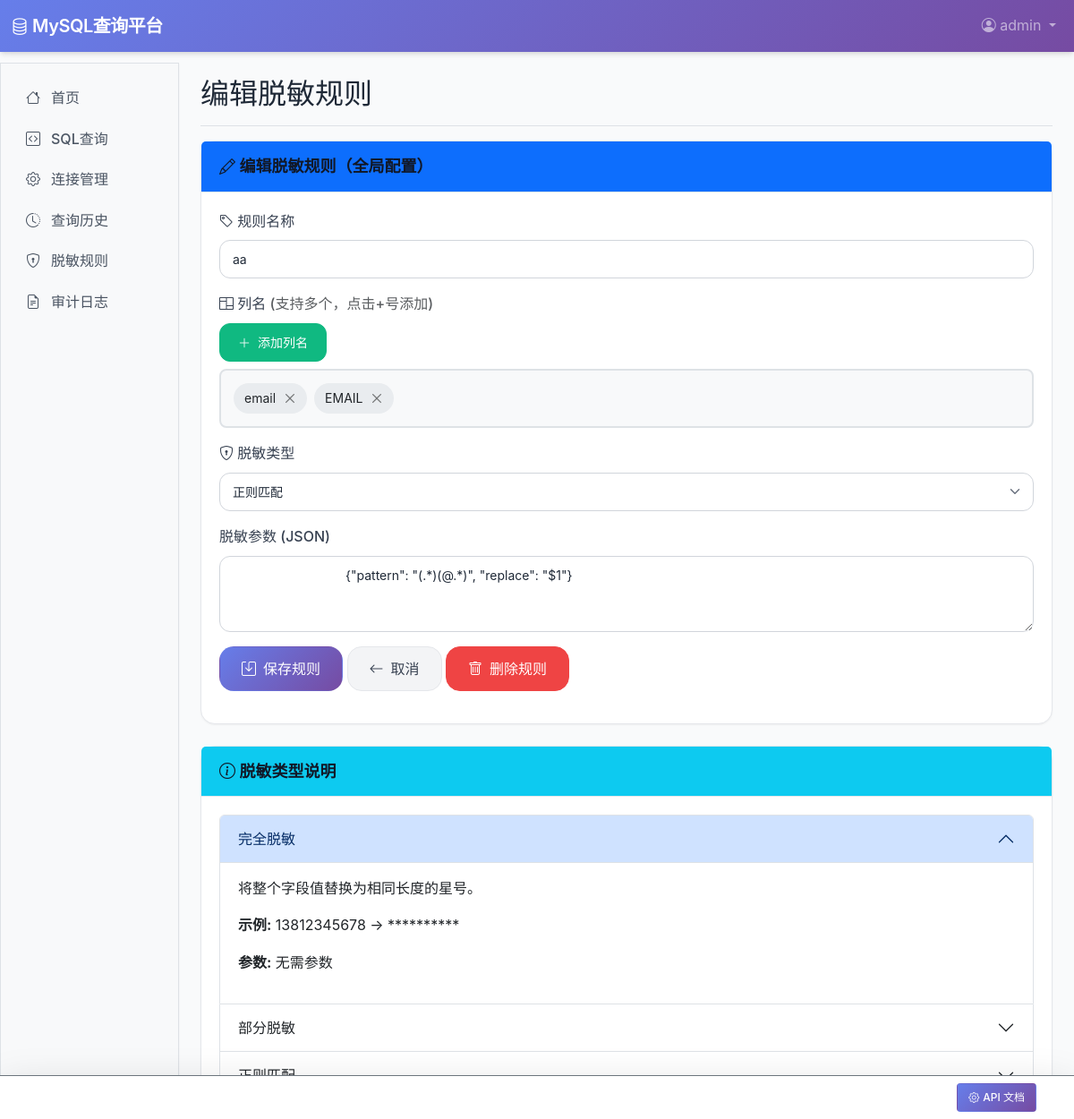
The app's page /desensitization/edit/2/ (signed in) with its own data.
### accounts/models.py (models this page shows, shortened)
class User(AbstractUser):
    ROLE_CHOICES = (
        ('normal', '普通用户'),
        ('admin', '管理员'),
    )
    role = models.CharField(max_length=10, choices=ROLE_CHOICES, default='normal')
    last_login_ip = models.GenericIPAddressField(null=True, blank=True, verbose_name='上次登录IP')
    login_count = models.PositiveIntegerField(default=0, verbose_name='登录次数')
    groups = models.ManyToManyField(
        Group,
        verbose_name='groups',
        blank=True,
        help_text='The groups this user belongs to.',
        related_name='custom_user_set',
        related_query_name='custom_user',
    )
    user_permissions = models.ManyToManyField(
        Permission,
        verbose_name='user permissions',
        blank=True,
        help_text='Specific permissions for this user.',
        related_name='custom_user_set',
        related_query_name='custom_user',
    )
    class Meta:
        verbose_name = '用户'
        verbose_name_plural = '用户'

### desensitization/models.py (models this page shows, shortened)
class MaskingRule(models.Model):
    MASKING_TYPE_CHOICES = (
        ('full', '完全脱敏'),
        ('partial', '部分脱敏'),
        ('regex', '正则匹配'),
    )
    name = models.CharField(max_length=100, default='', verbose_name='规则名称')
    is_enabled = models.BooleanField(default=True, verbose_name='是否启用')
    column_names = models.JSONField(default=list, verbose_name='列名列表')
    masking_type = models.CharField(
        max_length=20,
        choices=MASKING_TYPE_CHOICES,
        verbose_name='脱敏类型'
    )
    masking_params = models.JSONField(blank=True, null=True, verbose_name='脱敏参数')
    created_by = models.ForeignKey(
        settings.AUTH_USER_MODEL,
        on_delete=models.SET_NULL,
        null=True,
        related_name='masking_rules'
    )
    created_at = models.DateTimeField(auto_now_add=True)
    updated_at = models.DateTimeField(auto_now=True)
    class Meta:
        verbose_name = '脱敏规则'
        verbose_name_plural = '脱敏规则'

### desensitization/views.py (the view)
# urls.py: path('edit/<int:rule_id>/', views.masking_rule_edit_view, name='masking_rule_edit'),
@login_required
def masking_rule_edit_view(request, rule_id):
    if request.user.role != 'admin':
        messages.error(request, '您没有权限编辑脱敏规则！')
        return render(request, 'errors/403.html')
    rule = get_object_or_404(MaskingRule, id=rule_id)
    if request.method == 'POST':
        column_names_json = request.POST.get('column_names_json', '[]')
        try:
            column_names = json.loads(column_names_json)
        except:
            column_names = []
        data = {
            'name': request.POST.get('name'),
            'column_names': column_names,
            'masking_type': request.POST.get('masking_type'),
            'masking_params': request.POST.get('masking_params'),
        }
        form = MaskingRuleForm(data, instance=rule)
        if form.is_valid():
            rule = form.save()
            create_audit_log(
                user=request.user,
                action='update_masking',
                ip_address=get_client_ip(request),
                connection=None
            )
            messages.success(request, '脱敏规则更新成功！')
            return redirect('desensitization:masking_rule_list')
    else:
        form = MaskingRuleForm(instance=rule)
    return render(request, 'desensitization/edit.html', {'form': form, 'rule': rule})

### desensitization/forms.py
class MaskingRuleForm(forms.ModelForm):
    class Meta:
        model = MaskingRule
        fields = ['name', 'column_names', 'masking_type', 'masking_params']
        widgets = {
            'name': forms.TextInput(attrs={'class': 'form-control', 'placeholder': '请输入规则名称'}),
            'masking_type': forms.Select(attrs={'class': 'form-control'}),
            'masking_params': forms.Textarea(
                attrs={
                    'class': 'form-control',
                    'rows': 3,
                    'placeholder': '请输入脱敏参数（JSON 格式）'
                }
            ),
        }
        labels = {
            'name': '规则名称',
            'column_names': '列名',
            'masking_type': '脱敏类型',
            'masking_params': '脱敏参数',
        }

### desensitization/templates/desensitization/edit.html (shortened to what this page needs)
{% extends 'base.html' %}
{% block page_title %}编辑脱敏规则{% endblock %}
{% block content %}
<div class="row">
    <div class="col-lg-12 mb-4">
        <div class="card">
            <div class="card-header bg-primary text-white">
                <h5 class="mb-0">
                    <i class="bi bi-pencil"></i> 编辑脱敏规则（全局配置）
                </h5>
            </div>
            <div class="card-body">
                <form method="POST" id="masking-rule-form">
                    <div class="row mb-3">
                        <div class="col-md-12">
                            <label for="name" class="form-label">
                                <i class="bi bi-tag"></i> 规则名称
                            </label>
                            <input type="text" class="form-control" id="name" name="name"
                                   value="{{ form.name.value }}" placeholder="请输入规则名称，如：手机号脱敏" required>
                        </div>
                    </div>
                    <div class="row mb-3">
                        <div class="col-md-12">
                            <label class="form-label">
                                <i class="bi bi-columns"></i> 列名
                                <span class="text-muted">(支持多个，点击+号添加)</span>
                            </label>
                            <div class="d-flex gap-2 mb-2">
                                <button type="button" class="btn btn-success" data-bs-toggle="modal" data-bs-target="#addColumnModal">
                                    <i class="bi bi-plus-lg"></i> 添加列名
                                </button>
                            </div>
                            <div class="column-list" id="column-list">
                            </div>
                        </div>
                    </div>
                    <div class="row mb-3">
                        <div class="col-md-12">
                            <label for="masking_type" class="form-label">
                                <i class="bi bi-shield-lock"></i> 脱敏类型
                            </label>
                            <select class="form-select" id="masking_type" name="masking_type" onchange="toggleMaskingParams()">
                                <option value="regex" {% if form.masking_type.value == 'regex' %}selected{% endif %}>正则匹配</option>
                            </select>
                        </div>
                    </div>
                    <div class="row mb-3" id="masking-params-container">
                        <div class="col-md-12">
                            <label for="masking_params" class="form-label">脱敏参数 (JSON)</label>
                            <textarea class="form-control" id="masking_params" name="masking_params" rows="3">
                                {{ form.masking_params.value }}
                            </textarea>
                        </div>
                    </div>
                    <div class="row mb-3">
                        <div class="col-md-12">
                            <button type="submit" class="btn btn-primary btn-lg" id="btn-save">
                                <i class="bi bi-save"></i> 保存规则
                            </button>
                            <a href="{% url 'desensitization:masking_rule_list' %}" class="btn btn-secondary btn-lg">
                                <i class="bi bi-arrow-left"></i> 取消
                            </a>
                            <a href="{% url 'desensitization:masking_rule_delete' form.instance.pk %}" class="btn btn-danger btn-lg">
                                <i class="bi bi-trash"></i> 删除规则
                            </a>
                        </div>
                    </div>
                </form>
            </div>
        </div>
    </div>
</div>
<div class="row">
    <div class="col-lg-12">
        <div class="card">
            <div class="card-header bg-info text-white">
                <h5 class="mb-0">
                    <i class="bi bi-info-circle"></i> 脱敏类型说明
                </h5>
            </div>
            <div class="card-body">
                <div class="accordion" id="maskingTypes">
                    <div class="accordion-item">
                        <h6 class="accordion-header" id="headingFull">
                            <button class="accordion-button" type="button" data-bs-toggle="collapse"
                                    data-bs-target="#collapseFull" aria-expanded="true" aria-controls="collapseFull">
                                完全脱敏
                            </button>
                        </h6>
                        <div id="collapseFull" class="accordion-collapse collapse show"
                             aria-labelledby="headingFull" data-bs-parent="#maskingTypes">
                            <div class="accordion-body">
                                <p>将整个字段值替换为相同长度的星号。</p>
                                <p><strong>示例:</strong> 13812345678 → **********</p>
                                <p><strong>参数:</strong> 无需参数</p>
                            </div>
                        </div>
                    </div>
                    <div class="accordion-item">
                        <h6 class="accordion-header" id="headingPartial">
                            <button class="accordion-button collapsed" type="button" data-bs-toggle="collapse"
                                    data-bs-target="#collapsePartial" aria-expanded="false" aria-controls="collapsePartial">
                                部分脱敏
                            </button>
                        </h6>
                    </div>
                    <div class="accordion-item">
                        <h6 class="accordion-header" id="headingRegex">
                            <button class="accordion-button collapsed" type="button" data-bs-toggle="collapse"
                                    data-bs-target="#collapseRegex" aria-expanded="false" aria-controls="collapseRegex">
                            </button>
                        </h6>
                    </div>
                </div>
            </div>
        </div>
    </div>
</div>
{% endblock %}

### templates/navbar.html (shortened to what this page needs)
<nav class="navbar navbar-expand-lg navbar-dark bg-primary fixed-top">
    <div class="container-fluid">
        <a class="navbar-brand" href="{% url 'queries:query_list' %}">
            <i class="bi bi-database"></i> MySQL查询平台
        </a>
        <div class="collapse navbar-collapse" id="navbarNav">
            <ul class="navbar-nav ms-auto">
                {% if user.is_authenticated %}
                    <li class="nav-item dropdown">
                        <a class="nav-link dropdown-toggle" href="#" role="button" data-bs-toggle="dropdown" aria-expanded="false">
                            <i class="bi bi-person-circle"></i> {{ user.username }}
                        </a>
                    </li>
                {% else %}
                    <li class="nav-item">
                        <a class="nav-link" href="{% url 'accounts:login' %}">登录</a>
                    </li>
                {% endif %}
            </ul>
        </div>
    </div>
</nav>

### static/css/styles.css (style rules this page uses)
:root { --primary: #667eea; --primary-dark: #5a67d8; --primary-light: #a3bffa; --secondary: #764ba2; --accent: #f093fb; --success: #10b981; --warning: #f59e0b; --danger: #ef4444; --info: #3b82f6; --gray-50: #f9fafb; --gray-100: #f3f4f6; --gray-200: #e5e7eb; --gray-300: #d1d5db; --gray-400: #9ca3af; --gray-500: #6b7280; --gray-600: #4b5563; --gray-700: #374151; --gray-800: #1f2937; --gray-900: #111827; --shadow-sm: 0 1px 2px 0 rgba(0, 0, 0, 0.05); --shadow: 0 1px 3px 0 rgba(0, 0, 0, 0.1), 0 1px 2px 0 rgba(0, 0, 0, 0.06); --shadow-md: 0 4px 6px -1px rgba(0, 0, 0, 0.1), 0 2px 4px -1px rgba(0, 0, 0, 0.06); --shadow-lg: 0 10px 15px -3px rgba(0, 0, 0, 0.1), 0 4px 6px -2px rgba(0, 0, 0, 0.05); --shadow-xl: 0 20px 25px -5px rgba(0, 0, 0, 0.1), 0 10px 10px -5px rgba(0, 0, 0, 0.04); --radius-sm: 0.25rem; --radius: 0.5rem; --radius-md: 0.75rem; --radius-lg: 1rem; --radius-xl: 1.5rem; --radius-full: 9999px; --transition-fast: 150ms ease; --transition: 250ms ease; --transition-slow: 350ms ease; --font-sans: -apple-system, BlinkMacSystemFont, "Segoe UI", Roboto, "Helvetica Neue", Arial, sans-serif; --font-mono: "SF Mono", Monaco, "Cascadia Code", "Roboto Mono", Consolas, "Courier New", monospace; }
*, *::before, *::after { box-sizing: border-box; }
html { scroll-behavior: smooth; }
body { font-family: var(--font-sans); line-height: 1.6; color: var(--gray-800); background-color: var(--gray-50); padding-top: 70px; -webkit-font-smoothing: antialiased; -moz-osx-font-smoothing: grayscale; }
h1, h2, h3, h4, h5, h6 { font-weight: 600; line-height: 1.3; color: var(--gray-900); margin-bottom: 1rem; }
h5 { font-size: 1.125rem; }
h6 { font-size: 1rem; }
p { margin-bottom: 1rem; }
a { color: var(--primary); text-decoration: none; transition: color var(--transition-fast); }
.btn { display: inline-flex; align-items: center; justify-content: center; gap: 0.5rem; padding: 0.625rem 1.25rem; font-size: 0.875rem; font-weight: 500; line-height: 1.5; text-align: center; white-space: nowrap; vertical-align: middle; border: 1px solid transparent; border-radius: var(--radius-md); transition: all var(--transition-fast); cursor: pointer; user-select: none; }
.btn-primary { color: #fff; background: linear-gradient(135deg, var(--primary) 0%, var(--secondary) 100%); border-color: transparent; }
.btn-secondary { color: var(--gray-700); background-color: var(--gray-100); border-color: var(--gray-200); }
.btn-success { color: #fff; background-color: var(--success); border-color: var(--success); }
.btn-danger { color: #fff; background-color: var(--danger); border-color: var(--danger); }
.btn-lg { padding: 0.75rem 1.5rem; font-size: 1rem; border-radius: var(--radius-lg); }
.card { background-color: #fff; border: 1px solid var(--gray-200); border-radius: var(--radius-lg); box-shadow: var(--shadow-sm); transition: box-shadow var(--transition-fast); }
.card-header { padding: 1rem 1.25rem; background-color: var(--gray-50); border-bottom: 1px solid var(--gray-200); border-radius: var(--radius-lg) var(--radius-lg) 0 0; font-weight: 600; }
.card-body { padding: 1.25rem; }
.form-label { display: block; margin-bottom: 0.5rem; font-weight: 500; color: var(--gray-700); }
.form-control { display: block; width: 100%; padding: 0.625rem 0.875rem; font-size: 0.875rem; font-weight: 400; line-height: 1.5; color: var(--gray-800); background-color: #fff; background-clip: padding-box; border: 1px solid var(--gray-300); border-radius: var(--radius-md); transition: all var(--transition-fast); }
.form-control::placeholder { color: var(--gray-400); opacity: 1; }
.form-select { display: block; width: 100%; padding: 0.625rem 2.5rem 0.625rem 0.875rem; font-size: 0.875rem; font-weight: 400; line-height: 1.5; color: var(--gray-800); background-color: #fff; background-repeat: no-repeat; background-position: right 0.75rem center; background-size: 16px 12px; border: 1px solid var(--gray-300); border-radius: var(--radius-md); appearance: none; transition: all var(--transition-fast); }
.navbar { background: linear-gradient(135deg, var(--primary) 0%, var(--secondary) 100%) !important; box-shadow: var(--shadow-md); }
.navbar-brand { font-weight: 600; letter-spacing: -0.5px; }
.d-flex { display: flex; }
.mb-0 { margin-bottom: 0; }
.mb-2 { margin-bottom: 0.5rem; }
.mb-3 { margin-bottom: 1rem; }
.mb-4 { margin-bottom: 1.5rem; }

### desensitization/templates/desensitization/edit.html (style rules this page uses)
.column-list { min-height: 50px; padding: 10px; border: 2px dashed #dee2e6; border-radius: 8px; }
.column-list.has-items { border-style: solid; background: #f8f9fa; }

### records on screen
User: username "admin"
MaskingRule: name "aa", masking_type "正则匹配"
